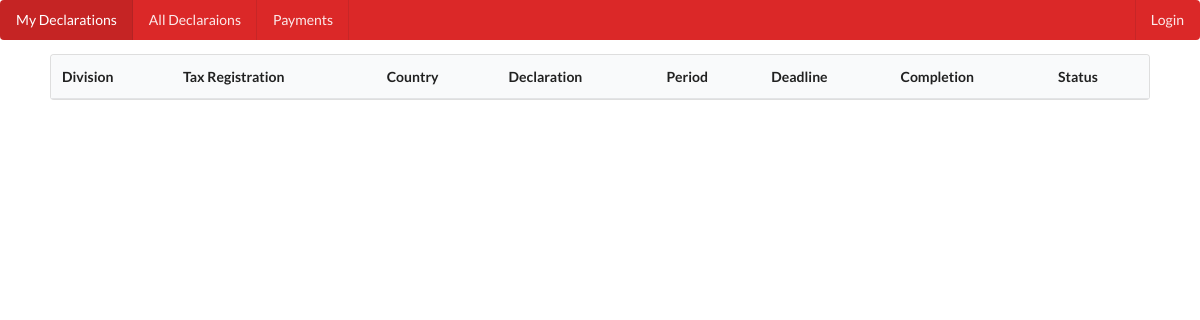
Page /compliance/declarations/ on the earlier database version.
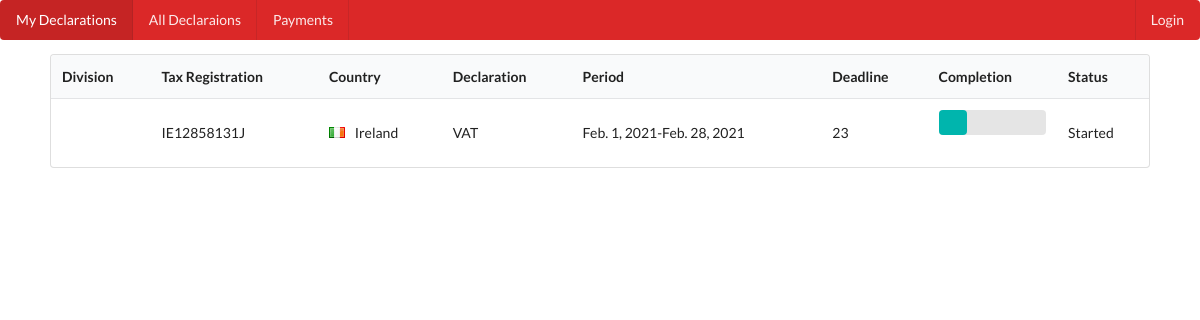
Same page on the later database version.
### compliance/models.py (models this page shows, shortened)
class Declaration(models.Model):
    DECLARATION_CHOICES = [
        ('VAT', 'VAT Return'),
        ('INT', 'Intrastat'),
        ('ECS', 'EC Sales List'),
    ]
    declaration_type = models.CharField(
        max_length=3,
        choices=DECLARATION_CHOICES,
        default='VAT'
    )
    month = models.CharField(max_length=40, null=True)
    year = models.CharField(max_length=40, null=True)
    period_start = models.DateField(null=True)
    period_end = models.DateField(null=True)
    is_payable = models.BooleanField(default=False)
    payable_receivable_amount = models.DecimalField(decimal_places=2, max_digits=10, default=0.00)
    country = models.ForeignKey(Country, on_delete=models.CASCADE, null=True)
    time_budget = models.IntegerField(default=60)
    is_submitted_for_review = models.BooleanField(default=False)
    is_reviewed = models.BooleanField(default=False)
    is_filed = models.BooleanField(default=False)
    is_paid = models.BooleanField(default=False)
    status = models.CharField(max_length=100, default='not started')
    tax_registration = models.ForeignKey(TaxRegistration, on_delete=models.CASCADE, null=True)
    completion_pct = models.IntegerField(null=True)
    preparer = models.ForeignKey(User, on_delete=models.CASCADE, related_name='reviewer', null=True)
    reviewer = models.ForeignKey(User, on_delete=models.CASCADE, related_name='preparer', null=True)

class TaxRegistration(models.Model):
    tax_id = models.CharField(max_length=12)
    country = models.ForeignKey(Country, on_delete=models.CASCADE)
    division = models.ForeignKey(Division, on_delete=models.CASCADE)
    def __str__(self):
        return self.tax_id

class Country(models.Model):
    name = models.CharField(max_length=40)
    abbreviation = models.CharField(max_length=2)
    vat_deadline = models.CharField(max_length=40)
    ec_sales_deadline = models.CharField(max_length=40)
    intrastat_deadline = models.CharField(max_length=40)
    def __str__(self):
        return self.name

### compliance/views.py (the view)
# urls.py: path('declarations/', views.declaration_list, name='declaration_list'),
def declaration_list(request):
    declarations = Declaration.objects.all()
    context = {'declarations':declarations}
    return render(request, 'compliance/list/declaration_list.html', context)

### compliance/templates/compliance/list/declaration_list.html (shortened to what this page needs)
{% extends "../base.html" %}
{% load static %}
{% block content %}
    <table class="ui single lined table">
        <thead>
            <th>Division</th>
            <th>Tax Registration</th>
            <th>Country</th>
            <th>Declaration</th>
            <th>Period</th>
            <th>Deadline</th>
            <th>Completion</th>
            <th>Status</th>
        </thead>
        <tbody>
            {% for declaration in declarations %}
            <a href="{% url 'declaration_detail' declaration.id %}">
                <tr>
                    <td><a href="{% url 'declaration_detail' declaration.id %}">{{ declaration.tax_registration.divison }}</a></td>
                    <td>{{ declaration.tax_registration }}</td>
                    <td><i class="{{ declaration.country.abbreviation}} flag"></i> {{ declaration.country }} </td>
                    <td>{{ declaration.declaration_type }}</td>
                    <td>{{ declaration.period_start }}-{{ declaration.period_end }}</td>
                    <td>{{ declaration.country.vat_deadline }}</td>
                    <td><div class="ui teal progress" data-percent="{{declaration.completion_pct}}" data-total="100" id='example'>
                        <div class="bar"></div>
                    </div></td>
                    <td>{{ declaration.status }}</td>
                </tr>
            </a>
            {% endfor %}
        </tbody>
    </table>
{% endblock %}

Differences in the rows shown:
now on this page (row edited): Declaration: tax_registration "IE12858131J", country "Ireland", declaration_type "VAT", period_start "Feb. 1, 2021", period_end "Feb. 28, 2021", country.vat_deadline "23", completion_pct 10 (drawn), status "Started"
